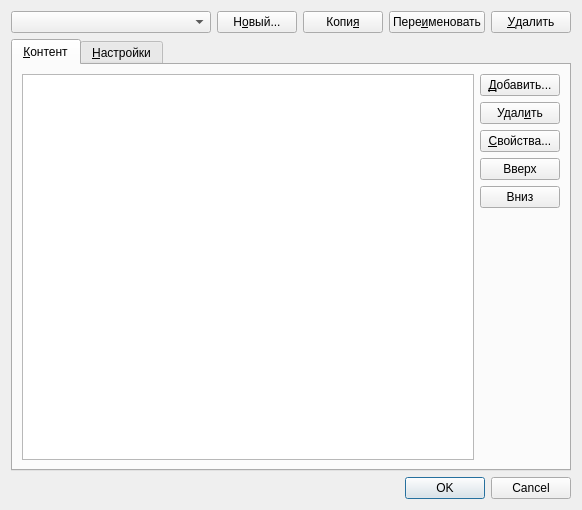
<?xml version="1.0" encoding="UTF-8"?>
<ui version="4.0">
 <class>DlgPlaylists</class>
 <widget class="QDialog" name="DlgPlaylists">
  <property name="geometry">
   <rect>
    <x>0</x>
    <y>0</y>
    <width>540</width>
    <height>510</height>
   </rect>
  </property>
  <property name="windowTitle">
   <string>Плейлисты</string>
  </property>
  <layout class="QVBoxLayout" name="verticalLayout">
   <item>
    <layout class="QHBoxLayout" name="horizontalLayout">
     <item>
      <widget class="QComboBox" name="cbPList">
       <property name="minimumSize">
        <size>
         <width>200</width>
         <height>0</height>
        </size>
       </property>
      </widget>
     </item>
     <item>
      <widget class="QPushButton" name="btnNewPlaylist">
       <property name="maximumSize">
        <size>
         <width>16777215</width>
         <height>16777215</height>
        </size>
       </property>
       <property name="text">
        <string>Н&amp;овый...</string>
       </property>
       <property name="icon">
        <iconset resource="AdManager.qrc">
         <normaloff>:/icons/New.png</normaloff>:/icons/New.png</iconset>
       </property>
       <property name="autoDefault">
        <bool>false</bool>
       </property>
      </widget>
     </item>
     <item>
      <widget class="QPushButton" name="btnCopyPlaylist">
       <property name="text">
        <string>Копи&amp;я</string>
       </property>
      </widget>
     </item>
     <item>
      <widget class="QPushButton" name="btnRenPlaylist">
       <property name="text">
        <string>Пере&amp;именовать</string>
       </property>
      </widget>
     </item>
     <item>
      <widget class="QPushButton" name="btnDelPlaylist">
       <property name="text">
        <string>&amp;Удалить</string>
       </property>
       <property name="icon">
        <iconset resource="AdManager.qrc">
         <normaloff>:/icons/Delete.png</normaloff>:/icons/Delete.png</iconset>
       </property>
      </widget>
     </item>
    </layout>
   </item>
   <item>
    <widget class="QTabWidget" name="tabWidget">
     <property name="currentIndex">
      <number>0</number>
     </property>
     <widget class="QWidget" name="tabContent">
      <attribute name="title">
       <string>&amp;Контент</string>
      </attribute>
      <layout class="QHBoxLayout" name="horizontalLayout_2">
       <item>
        <widget class="QListWidget" name="plContent">
         <property name="sortingEnabled">
          <bool>true</bool>
         </property>
        </widget>
       </item>
       <item>
        <layout class="QVBoxLayout" name="verticalLayout_2">
         <item>
          <widget class="QPushButton" name="btnAddItems">
           <property name="text">
            <string>&amp;Добавить...</string>
           </property>
          </widget>
         </item>
         <item>
          <widget class="QPushButton" name="btnDelItems">
           <property name="text">
            <string>Удал&amp;ить</string>
           </property>
          </widget>
         </item>
         <item>
          <widget class="QPushButton" name="btnItemProps">
           <property name="text">
            <string>&amp;Свойства...</string>
           </property>
          </widget>
         </item>
         <item>
          <widget class="QPushButton" name="btnMoveUp">
           <property name="text">
            <string>Вверх</string>
           </property>
           <property name="icon">
            <iconset resource="AdManager.qrc">
             <normaloff>:/icons/Up.png</normaloff>:/icons/Up.png</iconset>
           </property>
          </widget>
         </item>
         <item>
          <widget class="QPushButton" name="btnMoveDown">
           <property name="text">
            <string>Вниз</string>
           </property>
           <property name="icon">
            <iconset resource="AdManager.qrc">
             <normaloff>:/icons/Down.png</normaloff>:/icons/Down.png</iconset>
           </property>
          </widget>
         </item>
         <item>
          <spacer name="verticalSpacer">
           <property name="orientation">
            <enum>Qt::Vertical</enum>
           </property>
           <property name="sizeHint" stdset="0">
            <size>
             <width>20</width>
             <height>40</height>
            </size>
           </property>
          </spacer>
         </item>
        </layout>
       </item>
      </layout>
     </widget>
     <widget class="QWidget" name="tabSettings">
      <attribute name="title">
       <string>&amp;Настройки</string>
      </attribute>
      <widget class="QCheckBox" name="checkBox">
       <property name="geometry">
        <rect>
         <x>20</x>
         <y>50</y>
         <width>241</width>
         <height>22</height>
        </rect>
       </property>
       <property name="text">
        <string>Случайный порядок воспроизведения</string>
       </property>
      </widget>
      <widget class="QLabel" name="label">
       <property name="geometry">
        <rect>
         <x>20</x>
         <y>150</y>
         <width>226</width>
         <height>16</height>
        </rect>
       </property>
       <property name="text">
        <string>Вермя демонстрации для изображений</string>
       </property>
      </widget>
      <widget class="QSpinBox" name="spinBox">
       <property name="geometry">
        <rect>
         <x>40</x>
         <y>170</y>
         <width>81</width>
         <height>24</height>
        </rect>
       </property>
       <property name="buttonSymbols">
        <enum>QAbstractSpinBox::PlusMinus</enum>
       </property>
       <property name="suffix">
        <string> сек</string>
       </property>
       <property name="minimum">
        <number>1</number>
       </property>
       <property name="maximum">
        <number>3600</number>
       </property>
       <property name="singleStep">
        <number>1</number>
       </property>
      </widget>
      <widget class="QCheckBox" name="checkBox_2">
       <property name="geometry">
        <rect>
         <x>20</x>
         <y>80</y>
         <width>279</width>
         <height>22</height>
        </rect>
       </property>
       <property name="text">
        <string>Удалять неиспользуемые файлы с устройства</string>
       </property>
      </widget>
     </widget>
    </widget>
   </item>
   <item>
    <widget class="QDialogButtonBox" name="buttonBox">
     <property name="orientation">
      <enum>Qt::Horizontal</enum>
     </property>
     <property name="standardButtons">
      <set>QDialogButtonBox::Cancel|QDialogButtonBox::Ok</set>
     </property>
    </widget>
   </item>
  </layout>
 </widget>
 <tabstops>
  <tabstop>cbPList</tabstop>
  <tabstop>btnNewPlaylist</tabstop>
  <tabstop>btnCopyPlaylist</tabstop>
  <tabstop>btnRenPlaylist</tabstop>
  <tabstop>btnDelPlaylist</tabstop>
  <tabstop>tabWidget</tabstop>
  <tabstop>plContent</tabstop>
  <tabstop>btnAddItems</tabstop>
  <tabstop>btnDelItems</tabstop>
  <tabstop>btnItemProps</tabstop>
  <tabstop>btnMoveUp</tabstop>
  <tabstop>btnMoveDown</tabstop>
  <tabstop>checkBox</tabstop>
  <tabstop>checkBox_2</tabstop>
  <tabstop>spinBox</tabstop>
 </tabstops>
 <resources>
  <include location="AdManager.qrc"/>
 </resources>
 <connections>
  <connection>
   <sender>buttonBox</sender>
   <signal>accepted()</signal>
   <receiver>DlgPlaylists</receiver>
   <slot>accept()</slot>
   <hints>
    <hint type="sourcelabel">
     <x>248</x>
     <y>254</y>
    </hint>
    <hint type="destinationlabel">
     <x>157</x>
     <y>274</y>
    </hint>
   </hints>
  </connection>
  <connection>
   <sender>buttonBox</sender>
   <signal>rejected()</signal>
   <receiver>DlgPlaylists</receiver>
   <slot>reject()</slot>
   <hints>
    <hint type="sourcelabel">
     <x>316</x>
     <y>260</y>
    </hint>
    <hint type="destinationlabel">
     <x>286</x>
     <y>274</y>
    </hint>
   </hints>
  </connection>
 </connections>
</ui>
